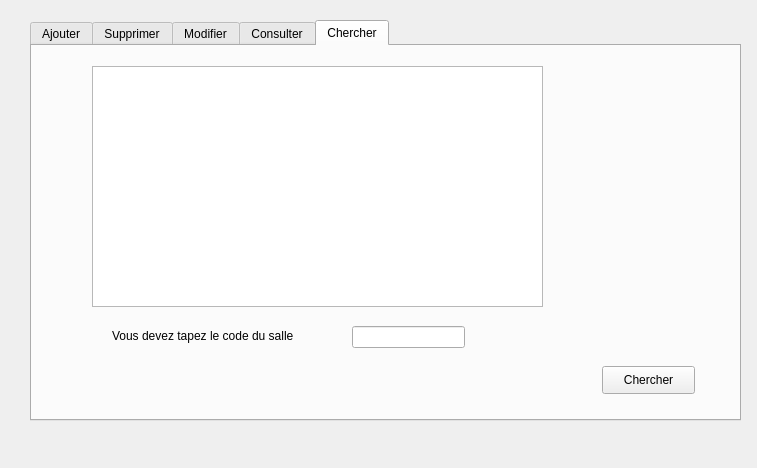
<?xml version="1.0" encoding="UTF-8"?>
<ui version="4.0">
 <class>Dialog_salle</class>
 <widget class="QDialog" name="Dialog_salle">
  <property name="geometry">
   <rect>
    <x>0</x>
    <y>0</y>
    <width>757</width>
    <height>468</height>
   </rect>
  </property>
  <property name="windowTitle">
   <string>Dialog</string>
  </property>
  <widget class="QTabWidget" name="tabWidget">
   <property name="geometry">
    <rect>
     <x>30</x>
     <y>20</y>
     <width>711</width>
     <height>401</height>
    </rect>
   </property>
   <property name="currentIndex">
    <number>4</number>
   </property>
   <widget class="QWidget" name="tab_ajouter">
    <attribute name="title">
     <string>Ajouter</string>
    </attribute>
    <widget class="QLabel" name="label">
     <property name="geometry">
      <rect>
       <x>50</x>
       <y>50</y>
       <width>111</width>
       <height>16</height>
      </rect>
     </property>
     <property name="text">
      <string>Code Salle</string>
     </property>
    </widget>
    <widget class="QLabel" name="label_2">
     <property name="geometry">
      <rect>
       <x>50</x>
       <y>90</y>
       <width>121</width>
       <height>16</height>
      </rect>
     </property>
     <property name="text">
      <string>Nom Salle</string>
     </property>
    </widget>
    <widget class="QLabel" name="label_3">
     <property name="geometry">
      <rect>
       <x>50</x>
       <y>130</y>
       <width>121</width>
       <height>16</height>
      </rect>
     </property>
     <property name="text">
      <string>Num Tel</string>
     </property>
    </widget>
    <widget class="QLabel" name="label_4">
     <property name="geometry">
      <rect>
       <x>50</x>
       <y>170</y>
       <width>121</width>
       <height>16</height>
      </rect>
     </property>
     <property name="text">
      <string>Adresse</string>
     </property>
    </widget>
    <widget class="QLabel" name="label_5">
     <property name="geometry">
      <rect>
       <x>50</x>
       <y>210</y>
       <width>151</width>
       <height>16</height>
      </rect>
     </property>
     <property name="text">
      <string>Libelle Salle</string>
     </property>
    </widget>
    <widget class="QLineEdit" name="lineEdit_Code">
     <property name="geometry">
      <rect>
       <x>220</x>
       <y>50</y>
       <width>113</width>
       <height>22</height>
      </rect>
     </property>
    </widget>
    <widget class="QLineEdit" name="lineEdit_Nom">
     <property name="geometry">
      <rect>
       <x>220</x>
       <y>90</y>
       <width>113</width>
       <height>22</height>
      </rect>
     </property>
    </widget>
    <widget class="QLineEdit" name="lineEdit_Num_Tel_1">
     <property name="geometry">
      <rect>
       <x>220</x>
       <y>130</y>
       <width>113</width>
       <height>22</height>
      </rect>
     </property>
    </widget>
    <widget class="QLineEdit" name="lineEdit_Adresse">
     <property name="geometry">
      <rect>
       <x>220</x>
       <y>170</y>
       <width>113</width>
       <height>22</height>
      </rect>
     </property>
    </widget>
    <widget class="QLineEdit" name="lineEdit_Libelle">
     <property name="geometry">
      <rect>
       <x>220</x>
       <y>210</y>
       <width>113</width>
       <height>22</height>
      </rect>
     </property>
    </widget>
    <widget class="QPushButton" name="pushButton_ajouter">
     <property name="geometry">
      <rect>
       <x>470</x>
       <y>270</y>
       <width>93</width>
       <height>28</height>
      </rect>
     </property>
     <property name="text">
      <string>Valider</string>
     </property>
    </widget>
   </widget>
   <widget class="QWidget" name="tab_supprimer">
    <attribute name="title">
     <string>Supprimer</string>
    </attribute>
    <widget class="QPushButton" name="pushButton_supprimer">
     <property name="geometry">
      <rect>
       <x>440</x>
       <y>230</y>
       <width>93</width>
       <height>28</height>
      </rect>
     </property>
     <property name="text">
      <string>Supprimer</string>
     </property>
    </widget>
    <widget class="QLineEdit" name="lineEdit_ide_supp">
     <property name="geometry">
      <rect>
       <x>370</x>
       <y>130</y>
       <width>113</width>
       <height>22</height>
      </rect>
     </property>
    </widget>
    <widget class="QLabel" name="label_6">
     <property name="geometry">
      <rect>
       <x>50</x>
       <y>120</y>
       <width>341</width>
       <height>41</height>
      </rect>
     </property>
     <property name="text">
      <string>Tapez le Code du salle que voussouhaite le supprimer </string>
     </property>
    </widget>
   </widget>
   <widget class="QWidget" name="tab_modifier">
    <attribute name="title">
     <string>Modifier</string>
    </attribute>
    <widget class="QLabel" name="label_7">
     <property name="geometry">
      <rect>
       <x>35</x>
       <y>50</y>
       <width>331</width>
       <height>20</height>
      </rect>
     </property>
     <property name="text">
      <string>Tapez le code de salle que vous souhaite le modifier</string>
     </property>
    </widget>
    <widget class="QLabel" name="label_8">
     <property name="geometry">
      <rect>
       <x>60</x>
       <y>100</y>
       <width>56</width>
       <height>16</height>
      </rect>
     </property>
     <property name="text">
      <string>Nom Salle</string>
     </property>
    </widget>
    <widget class="QLabel" name="label_9">
     <property name="geometry">
      <rect>
       <x>60</x>
       <y>130</y>
       <width>56</width>
       <height>16</height>
      </rect>
     </property>
     <property name="text">
      <string>Num TEl</string>
     </property>
    </widget>
    <widget class="QLabel" name="label_10">
     <property name="geometry">
      <rect>
       <x>60</x>
       <y>160</y>
       <width>56</width>
       <height>16</height>
      </rect>
     </property>
     <property name="text">
      <string>Adresse</string>
     </property>
    </widget>
    <widget class="QLabel" name="label_11">
     <property name="geometry">
      <rect>
       <x>60</x>
       <y>190</y>
       <width>56</width>
       <height>16</height>
      </rect>
     </property>
     <property name="text">
      <string>Libelle</string>
     </property>
    </widget>
    <widget class="QLineEdit" name="lineEdit_Code_modifier2">
     <property name="geometry">
      <rect>
       <x>400</x>
       <y>50</y>
       <width>113</width>
       <height>22</height>
      </rect>
     </property>
    </widget>
    <widget class="QLineEdit" name="lineEdit_nomSalle_modifier">
     <property name="geometry">
      <rect>
       <x>180</x>
       <y>100</y>
       <width>113</width>
       <height>22</height>
      </rect>
     </property>
    </widget>
    <widget class="QLineEdit" name="lineEdit_numTel_modifier">
     <property name="geometry">
      <rect>
       <x>180</x>
       <y>130</y>
       <width>113</width>
       <height>22</height>
      </rect>
     </property>
    </widget>
    <widget class="QLineEdit" name="lineEdit_adresse_modifier">
     <property name="geometry">
      <rect>
       <x>180</x>
       <y>160</y>
       <width>113</width>
       <height>22</height>
      </rect>
     </property>
    </widget>
    <widget class="QLineEdit" name="lineEdit_Libelle_modifier">
     <property name="geometry">
      <rect>
       <x>180</x>
       <y>190</y>
       <width>113</width>
       <height>22</height>
      </rect>
     </property>
    </widget>
    <widget class="QPushButton" name="pushButton_modifier">
     <property name="geometry">
      <rect>
       <x>430</x>
       <y>250</y>
       <width>93</width>
       <height>28</height>
      </rect>
     </property>
     <property name="text">
      <string>Modifier</string>
     </property>
    </widget>
   </widget>
   <widget class="QWidget" name="tab_consulter">
    <attribute name="title">
     <string>Consulter</string>
    </attribute>
    <widget class="QTableView" name="tablesalle">
     <property name="geometry">
      <rect>
       <x>40</x>
       <y>20</y>
       <width>471</width>
       <height>241</height>
      </rect>
     </property>
    </widget>
    <widget class="QPushButton" name="pushButton_Trier">
     <property name="geometry">
      <rect>
       <x>530</x>
       <y>320</y>
       <width>93</width>
       <height>28</height>
      </rect>
     </property>
     <property name="text">
      <string>Trier</string>
     </property>
    </widget>
   </widget>
   <widget class="QWidget" name="tab_chercher">
    <attribute name="title">
     <string>Chercher</string>
    </attribute>
    <widget class="QTableView" name="tablesalle_chercher">
     <property name="geometry">
      <rect>
       <x>60</x>
       <y>20</y>
       <width>451</width>
       <height>241</height>
      </rect>
     </property>
    </widget>
    <widget class="QLabel" name="label_12">
     <property name="geometry">
      <rect>
       <x>80</x>
       <y>280</y>
       <width>211</width>
       <height>20</height>
      </rect>
     </property>
     <property name="text">
      <string>Vous devez tapez le code du salle</string>
     </property>
    </widget>
    <widget class="QLineEdit" name="lineEdit_identifiant">
     <property name="geometry">
      <rect>
       <x>320</x>
       <y>280</y>
       <width>113</width>
       <height>22</height>
      </rect>
     </property>
    </widget>
    <widget class="QPushButton" name="pushButton_chercher_2">
     <property name="geometry">
      <rect>
       <x>570</x>
       <y>320</y>
       <width>93</width>
       <height>28</height>
      </rect>
     </property>
     <property name="text">
      <string>Chercher</string>
     </property>
    </widget>
   </widget>
  </widget>
 </widget>
 <resources/>
 <connections/>
</ui>
